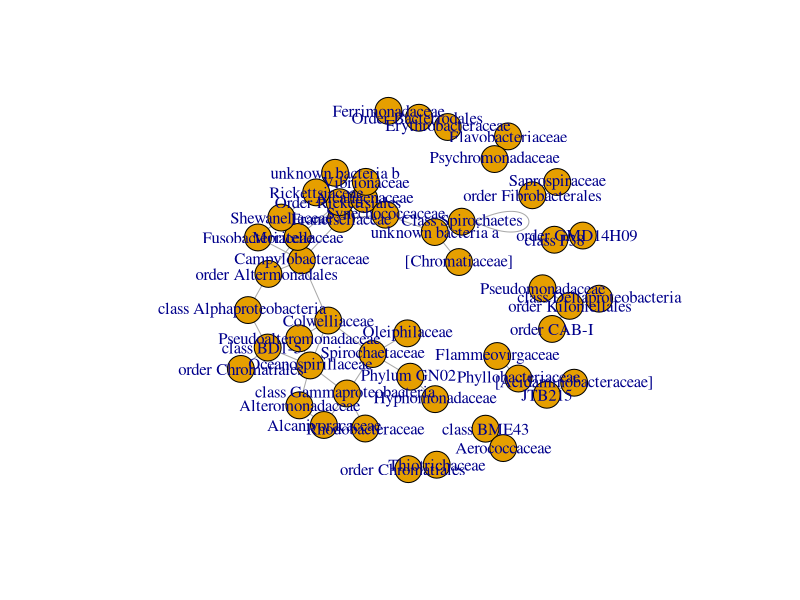
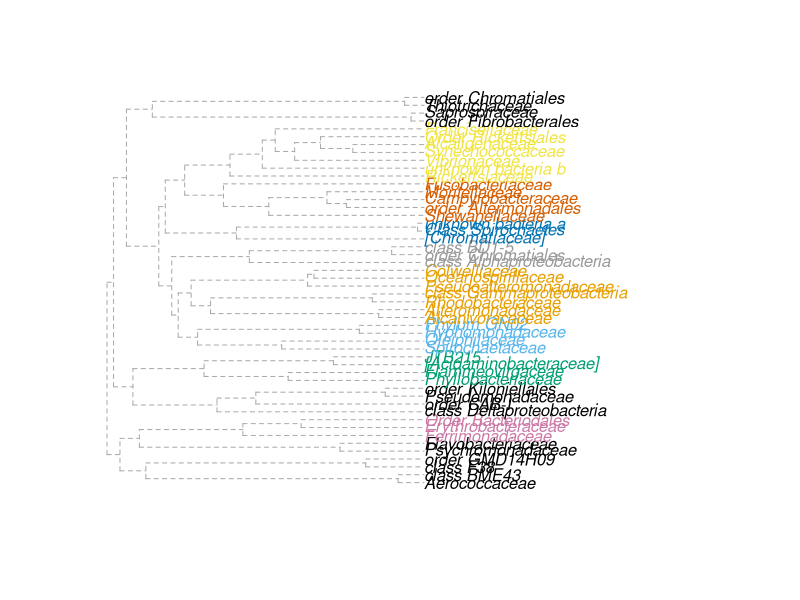
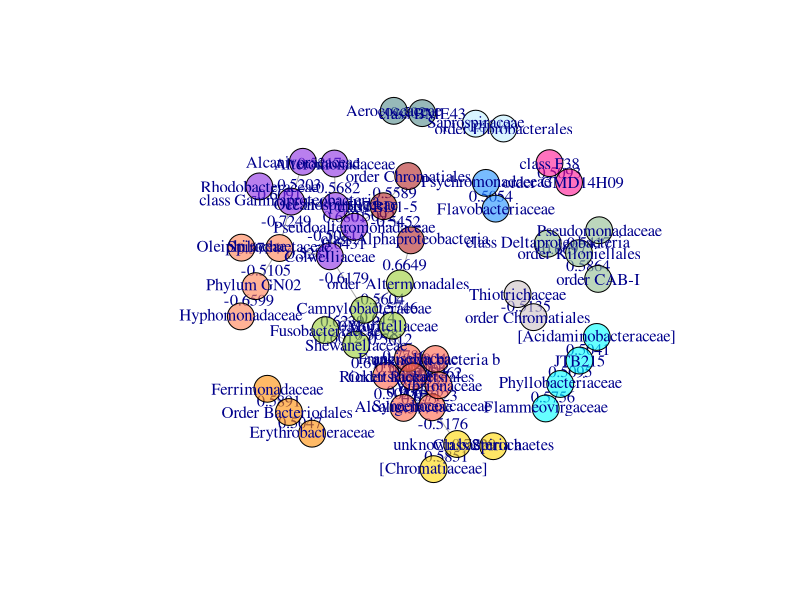
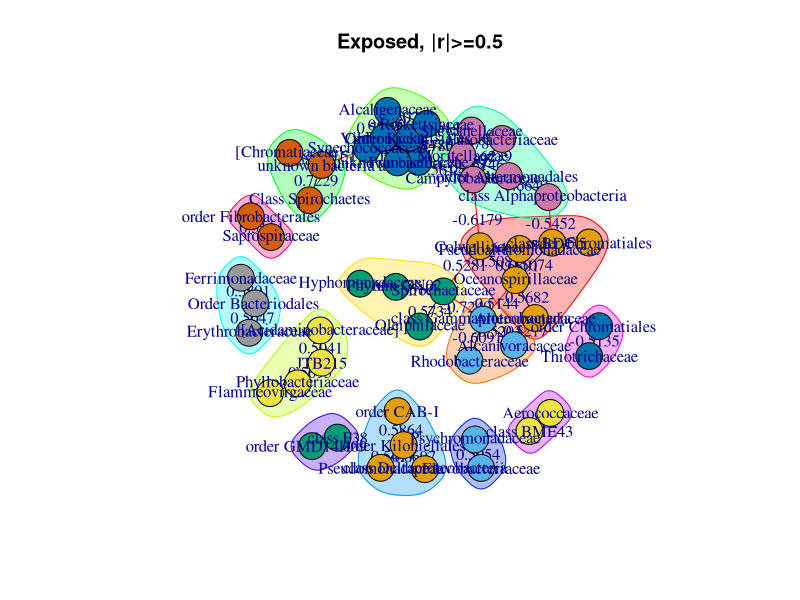

Here is the R script that generated these plots, in order:
library(igraph)
library(dplyr)
test<-read.csv("SH5.csv")
#get just differentially abundant ones
#make a new category if they are diff abundant (=1) or not (=0)
test$microbe1<-sub(".*f__", "", test$feature1) 
test$microbe2<-sub(".*f__", "", test$feature2)
test$microbe1<-ifelse(test$microbe1=="", test$feature1,test$microbe1)
test$microbe2<-ifelse(test$microbe2=="", test$feature2,test$microbe2)
test<-subset(test, r >= 0.5 | r <= (-0.5), select=3:5)
#data cleaning specific cases bc of the fucky classifier
test$microbe1<-ifelse(test$microbe1=="k__Bacteria;__;__;__;__", "unknown bacteria a", test$microbe1)

test$microbe2<-ifelse(test$microbe2=="k__Bacteria;__;__;__;__", "unknown bacteria a", test$microbe2)

test$microbe1<-ifelse(test$microbe1=="k__Bacteria;p__Spirochaetes;c__Spirochaetes;__;__","Class Spirochaetes" ,test$microbe1)

test$microbe2<-ifelse(test$microbe2=="k__Bacteria;p__Spirochaetes;c__Spirochaetes;__;__","Class Spirochaetes" ,test$microbe2)

test$microbe1<-ifelse(test$microbe1=="k__Bacteria;p__Spirochaetes;c__Spirochaetes;o__;f__","Class Spirochaetes" ,test$microbe1)
test$microbe2<-ifelse(test$microbe2=="k__Bacteria;p__Spirochaetes;c__Spirochaetes;o__;f__","Class Spirochaetes" ,test$microbe2)
#bacteriodales
test$microbe1<-ifelse(test$microbe1=="k__Bacteria;p__Bacteroidetes;c__Bacteroidia;o__Bacteroidales;f__","Order Bacteriodales " ,test$microbe1)
test$microbe2<-ifelse(test$microbe2=="k__Bacteria;p__Bacteroidetes;c__Bacteroidia;o__Bacteroidales;f__","Order Bacteriodales " ,test$microbe2)
#rickets
test$microbe1<-ifelse(test$microbe1=="k__Bacteria;p__Proteobacteria;c__Alphaproteobacteria;o__Rickettsiales;f__","Order Rickettsiales " ,test$microbe1)
test$microbe2<-ifelse(test$microbe2=="k__Bacteria;p__Proteobacteria;c__Alphaproteobacteria;o__Rickettsiales;f__","Order Rickettsiales " ,test$microbe2)
#unknown b
test$microbe1<-ifelse(test$microbe1=="k__Bacteria;p__;c__;o__;f__","unknown bacteria b", test$microbe1)
test$microbe2<-ifelse(test$microbe2=="k__Bacteria;p__;c__;o__;f__","unknown bacteria b", test$microbe2)

#	k__Bacteria;p__Proteobacteria;c__Gammaproteobacteria;__;__
test$microbe1<-ifelse(test$microbe1=="k__Bacteria;p__Proteobacteria;c__Gammaproteobacteria;__;__","class Gammaproteobacteria ", test$microbe1)
test$microbe2<-ifelse(test$microbe2=="k__Bacteria;p__Proteobacteria;c__Gammaproteobacteria;__;__","class Gammaproteobacteria ", test$microbe2)
#k__Bacteria;p__GN02;c__;o__;f__
test$microbe1<-ifelse(test$microbe1=="k__Bacteria;p__GN02;c__;o__;f__","Phylum GN02 ", test$microbe1)
test$microbe2<-ifelse(test$microbe2=="k__Bacteria;p__GN02;c__;o__;f__","Phylum GN02 ", test$microbe2)
#k__Bacteria;p__GN02;c__BD1-5;o__;f__
test$microbe1<-ifelse(test$microbe1=="k__Bacteria;p__GN02;c__BD1-5;o__;f__","class BD1-5   ", test$microbe1)
test$microbe2<-ifelse(test$microbe2=="k__Bacteria;p__GN02;c__BD1-5;o__;f__","class BD1-5   ", test$microbe2)
#k__Bacteria;p__Proteobacteria;c__Alphaproteobacteria;__;__
test$microbe1<-ifelse(test$microbe1=="k__Bacteria;p__Proteobacteria;c__Alphaproteobacteria;__;__","class Alphaproteobacteria   ", test$microbe1)
test$microbe2<-ifelse(test$microbe2=="k__Bacteria;p__Proteobacteria;c__Alphaproteobacteria;__;__","class Alphaproteobacteria   ", test$microbe2)
#k__Bacteria;p__Proteobacteria;c__Deltaproteobacteria;o__GMD14H09;f__
test$microbe1<-ifelse(test$microbe1=="k__Bacteria;p__Proteobacteria;c__Deltaproteobacteria;o__GMD14H09;f__","order GMD14H09   ", test$microbe1)
test$microbe2<-ifelse(test$microbe2=="k__Bacteria;p__Proteobacteria;c__Deltaproteobacteria;o__GMD14H09;f__","order GMD14H09   ", test$microbe2)
#k__Bacteria;p__Proteobacteria;c__Gammaproteobacteria;o__Alteromonadales;__
test$microbe1<-ifelse(test$microbe1=="k__Bacteria;p__Proteobacteria;c__Gammaproteobacteria;o__Alteromonadales;__","order Altermonadales ", test$microbe1)
test$microbe2<-ifelse(test$microbe2=="k__Bacteria;p__Proteobacteria;c__Gammaproteobacteria;o__Alteromonadales;__","order Altermonadales ",test$microbe2)
#k__Bacteria;p__Proteobacteria;c__Gammaproteobacteria;o__Chromatiales;f__
test$microbe1<-ifelse(test$microbe1=="k__Bacteria;p__Proteobacteria;c__Gammaproteobacteria;o__Chromatiales;f__","order Chromatiales   ", test$microbe1)
test$microbe2<-ifelse(test$microbe2=="k__Bacteria;p__Proteobacteria;c__Gammaproteobacteria;o__Chromatiales;f__","order Chromatiales",test$microbe2)
#k__Bacteria;p__TM6;c__F38;o__;f__
test$microbe1<-ifelse(test$microbe1=="k__Bacteria;p__TM6;c__F38;o__;f__","class F38", test$microbe1)
test$microbe2<-ifelse(test$microbe2=="k__Bacteria;p__TM6;c__F38;o__;f__","class F38",test$microbe2)
#k__Bacteria;p__Fibrobacteres;c__Fibrobacteria;o__Fibrobacterales;f__
test$microbe1<-ifelse(test$microbe1=="k__Bacteria;p__Fibrobacteres;c__Fibrobacteria;o__Fibrobacterales;f__","order Fibrobacterales", test$microbe1)
test$microbe2<-ifelse(test$microbe2=="k__Bacteria;p__Fibrobacteres;c__Fibrobacteria;o__Fibrobacterales;f__","order Fibrobacterales",test$microbe2)
#k__Bacteria;p__Proteobacteria;c__Alphaproteobacteria;o__Kiloniellales;f__
test$microbe1<-ifelse(test$microbe1=="k__Bacteria;p__Proteobacteria;c__Alphaproteobacteria;o__Kiloniellales;f__","order Kiloniellales", test$microbe1)
test$microbe2<-ifelse(test$microbe2=="k__Bacteria;p__Proteobacteria;c__Alphaproteobacteria;o__Kiloniellales;f__","order Kiloniellales",test$microbe2)
#k__Bacteria;p__Proteobacteria;c__Deltaproteobacteria;o__;f__
test$microbe1<-ifelse(test$microbe1=="k__Bacteria;p__Proteobacteria;c__Deltaproteobacteria;o__;f__","class Deltaproteobacteria", test$microbe1)
test$microbe2<-ifelse(test$microbe2=="k__Bacteria;p__Proteobacteria;c__Deltaproteobacteria;o__;f__","class Deltaproteobacteria",test$microbe2)
#	k__Bacteria;p__Cyanobacteria;c__Chloroplast;o__CAB-I;f__
test$microbe1<-ifelse(test$microbe1=="k__Bacteria;p__Cyanobacteria;c__Chloroplast;o__CAB-I;f__","order CAB-I", test$microbe1)
test$microbe2<-ifelse(test$microbe2=="k__Bacteria;p__Proteobacteria;c__Deltaproteobacteria;o__;f__","order CAB-I",test$microbe2)
#k__Bacteria;p__Bacteroidetes;c__BME43;o__;f__
test$microbe1<-ifelse(test$microbe1=="k__Bacteria;p__Bacteroidetes;c__BME43;o__;f__","class BME43", test$microbe1)
test$microbe2<-ifelse(test$microbe2=="k__Bacteria;p__Bacteroidetes;c__BME43;o__;f__","class BME43",test$microbe2)

#cleaned edge list
#columns will be -1 and -2 from total number of variables, will change depending on how you filtered
test_edge<-test[c(2:3)]
test_graph<-graph.data.frame(test_edge, directed = FALSE)

plot(test_graph)
# quant measures of networks
# number of ties
degree(test_graph, mode="in")
centr_degree(test_graph, mode="in", normalized=T)
#Closeness (centrality based on distance to others in the graph)
#Inverse of the node’s average geodesic distance to others in the network.
closeness(test_graph, mode="all", weights=NA)
centr_clo(test_graph, mode="all", normalized=T)
#Betweenness (centrality based on a broker position connecting others)
#Number of geodesics that pass through the node or the edge.
betweenness(test_graph, directed=T, weights=NA)
edge_betweenness(test_graph, directed=T, weights=NA)
centr_betw(test_graph, directed=T, normalized=T)
mean_distance(test_graph, directed=F)
distances(test_graph) # with edge weights
distances(test_graph, weights=NA) # ignore weights
# (Newman-Girvan) community detection
ceb<-cluster_edge_betweenness(test_graph)
dendPlot(ceb, mode="auto")
class(ceb)
#amount of communities
length(ceb)
#who is in each
membership(ceb)
# measurement, high modularity= density within community, less connected xc communities
modularity(ceb)
#add variable telling which community theyre in, makes graphing that easier
#cfg<-cluster_optimal(test_graph)
#plot(cfg, test_graph)
V(test_graph)$community <- ceb$membership
#would need as many colors as communities
colrs <- adjustcolor( c("blue violet","coral","cyan", "tomato", "gold", "yellowgreen", "darkorange","firebrick","darkseagreen","dodgerblue","deeppink","darkslategray4","lavenderblush3","lightblue1","mediumpurple4","mediumspringgreen", "navajowhite","maroon","olivedrab3","saddlebrown","royalblue1", "seagreen1","tan1","snow2","wheat3", "turquoise2","palegoldenrod","red2","seagreen","gray50"), alpha=.6)
test_graph_simple<-simplify(
  test_graph,
  remove.multiple = TRUE,
  remove.loops = TRUE,
  edge.attr.comb = igraph_opt("edge.attr.comb")
)
plot(test_graph_simple, vertex.color=colrs[V(test_graph)$community],edge.label=test$r)
#edge.label=test$r
clp<-cluster_label_prop(test_graph_simple)
plot(clp,test_graph_simple,vertex.color=colrs[V(test_graph)$community],edge.label=test$r,main="Exposed, |r|>=0.5")


